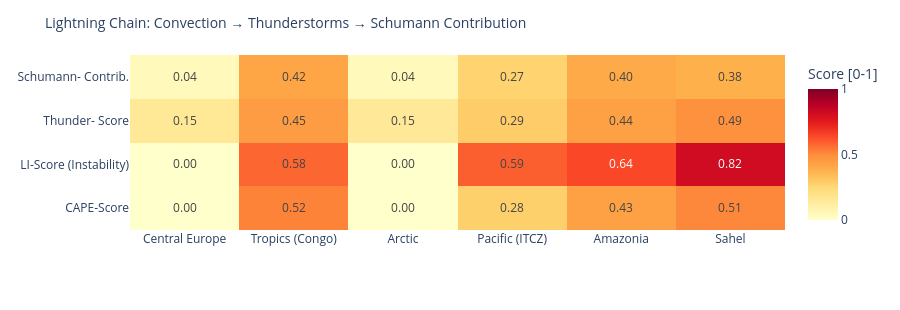

This figure's notebook cell:
### Code cell
# ============================================================
# LIGHTNING CHAIN: Convection → Thunderstorms → Schumann
# Shows the causal chain per measurement point as heatmap
# ============================================================

def cape_score(v):
    """CAPE → normalized score [0,1]"""
    if v is None or pd.isna(v): return 0.0
    return min(1.0, float(v) / 3000)

def li_score(v):
    """Lifted Index: negative = unstable → score [0,1]"""
    if v is None or pd.isna(v): return 0.3
    return min(1.0, max(0.0, (-float(v) + 6) / 12))

def cloud_score(v):
    if v is None or pd.isna(v): return 0.3
    return float(v) / 100

def thunder_score(row):
    """Kombinierter Gewitterwahrscheinlichkeits-Score
    CAPE + LI + Bedeckung + WMO-Gewitter + konvektiver Niederschlag (showers)
    Hinweis: X-Ray und Kp sind kein Bestandteil – nur geomagn./solarer Kontext.
    """
    cs = cape_score(row.get('cape'))
    ls = li_score(row.get('li'))
    cl = cloud_score(row.get('cloud'))
    t  = 1.0 if row.get('thunderstorm') else 0.0
    # Convective precipitation (showers) as additional indicator
    sh = min(1.0, (row.get('showers') or 0) / 5.0)
    return round(cs * 0.30 + ls * 0.25 + cl * 0.15 + t * 0.20 + sh * 0.10, 3)

def schumann_contribution(t_score, lat):
    """Schumann contribution: higher in tropics (±30°), scaled by thunderstorm score"""
    lat_weight = max(0.3, 1.0 - abs(lat) / 60)
    return round(t_score * lat_weight, 3)

df_atm['cape_score']   = df_atm.apply(lambda r: cape_score(r['cape']), axis=1)
df_atm['li_score']     = df_atm.apply(lambda r: li_score(r['li']),    axis=1)
df_atm['thunder_score']= df_atm.apply(lambda r: thunder_score(r.to_dict()), axis=1)
df_atm['schumann_contribution'] = df_atm.apply(
    lambda r: schumann_contribution(r['thunder_score'], r['lat']), axis=1)

metrics = ['cape_score', 'li_score', 'thunder_score', 'schumann_contribution']
labels  = ['CAPE-Score', 'LI-Score\n(Instability)', 'Thunder-\nScore', 'Schumann-\nContrib.']
z_data  = [df_atm[m].tolist() for m in metrics]

fig = go.Figure(go.Heatmap(
    z=z_data,
    x=df_atm['point'].tolist(),
    y=labels,
    colorscale='YlOrRd',
    zmin=0, zmax=1,
    text=[[f'{v:.2f}' for v in row] for row in z_data],
    texttemplate='%{text}', textfont=dict(size=12),
    colorbar=dict(title='Score [0-1]')
))
fig.update_layout(
    title=dict(text='Lightning Chain: Convection → Thunderstorms → Schumann Contribution', font=dict(size=14)),
    height=310,
    plot_bgcolor='rgba(0,0,0,0)', paper_bgcolor='rgba(0,0,0,0)',
    margin=dict(l=130, r=80, t=55, b=80)
)
fig.show()

### Figure 1 — Plotly figure (JSON) as saved in the notebook; plotly's stock layout.template omitted (floating-point values rounded to 4 significant figures)
{"data": [{"colorbar": {"title": {"text": "Score [0-1]"}}, "colorscale": [[0.0, "rgb(255,255,204)"], [0.125, "rgb(255,237,160)"], [0.25, "rgb(254,217,118)"], [0.375, "rgb(254,178,76)"], [0.5, "rgb(253,141,60)"], [0.625, "rgb(252,78,42)"], [0.75, "rgb(227,26,28)"], [0.875, "rgb(189,0,38)"], [1.0, "rgb(128,0,38)"]], "text": [["0.00", "0.52", "0.00", "0.28", "0.43", "0.51"], ["0.00", "0.58", "0.00", "0.59", "0.64", "0.82"], ["0.15", "0.45", "0.15", "0.29", "0.44", "0.49"], ["0.04", "0.42", "0.04", "0.27", "0.40", "0.38"]], "textfont": {"size": 12}, "texttemplate": "%{text}", "type": "heatmap", "x": ["Central Europe", "Tropics (Congo)", "Arctic", "Pacific (ITCZ)", "Amazonia", "Sahel"], "y": ["CAPE-Score", "LI-Score\n(Instability)", "Thunder-\nScore", "Schumann-\nContrib."], "z": [[0.003333, 0.52, 0.0, 0.28, 0.4333, 0.51], [0.0, 0.575, 0.0, 0.5917, 0.6417, 0.8167], [0.151, 0.45, 0.15, 0.292, 0.437, 0.488], [0.045, 0.42, 0.045, 0.268, 0.401, 0.382]], "zmax": 1, "zmin": 0}], "layout": {"height": 310, "margin": {"b": 80, "l": 130, "r": 80, "t": 55}, "paper_bgcolor": "rgba(0,0,0,0)", "plot_bgcolor": "rgba(0,0,0,0)", "title": {"font": {"size": 14}, "text": "Lightning Chain: Convection → Thunderstorms → Schumann Contribution"}}}
